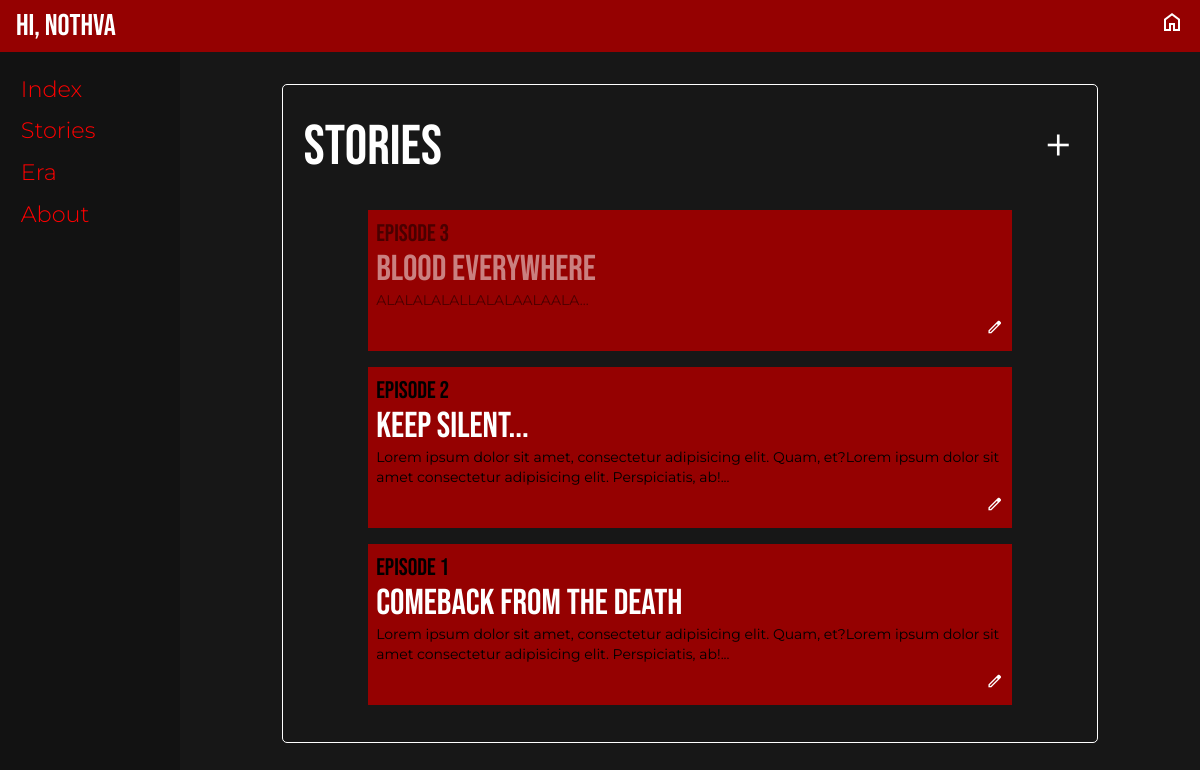
Page /admin/stories.php (signed in) on the committed database.
### tables this page shows
CREATE TABLE `stories` (
  `id` int(11) NOT NULL,
  `title` varchar(255) NOT NULL,
  `body` text NOT NULL,
  `preview` text NOT NULL,
  `episode` int(3) NOT NULL,
  `active` tinyint(1) NOT NULL,
  `created_at` timestamp NOT NULL DEFAULT current_timestamp(),
  `updated_at` timestamp NOT NULL DEFAULT current_timestamp() ON UPDATE current_timestamp()
);

### admin/pages/stories_pages.php (the view, shortened to what this page needs)
<?php
function index($conn){
    $getstories = $conn->query("SELECT * FROM stories ORDER BY episode DESC");
   ?>
    <div id="stories-header" class="flex justify-between items-center">
        <h1 class="titles">Stories</h1>
        <a href="./stories.php?create=0">
            <span class="material-symbols-outlined text-white md:text-4xl">
            </span>
        </a>
    </div>
    <div id="stories-container" class="mt-5">
        <?php
            while($stories = $getstories->fetch_object()){
            $active = ($stories->active == 1 ) ? "opacity-50" : ""
        ?>
        <div class="stories bg-myred2 p-2 my-4 md:w-10/12 mx-auto">
            <div class="stories-content <?= $active ?>">
                <h5 class="font-bebas text-lg md:text-2xl">Episode <?= $stories->episode ?></h3>
                <h3 class="font-bebas text-white text-2xl md:text-4xl"><?= $stories->title ?></h3>
                <p class="text-black text-sm"><?= $stories->preview ?>...</p>
            </div>
            <div class="stories-action mt-2 text-right">
                <a href="./stories.php?edit=<?= $stories->episode ?>">
                    <span class="material-symbols-outlined text-white text-[18px]">
                    </span>
                </a>
            </div>
        </div>
        <?php } ?>
    </div>
<?php }
    ?>

### admin/assets/scss/style.css (style rules this page uses)
.titles { color: white; font-size: 2.2rem; font-family: "Bebas Neue", cursive; }
@media (min-width: 1024px) { .titles { font-size: 3.5rem; } }

### rows in the picture
stories: episode "3", title "Blood Everywhere", preview "ALALALALALLALALAALAALA"
stories: episode "2", title "Keep Silent...", preview "Lorem ipsum dolor sit amet, consectetur adipisicing elit. Quam, et?Lorem ipsum dolor sit amet consectetur adipisicing elit. Perspiciatis, ab!"
stories: episode "1", title "Comeback From The Death", preview "Lorem ipsum dolor sit amet, consectetur adipisicing elit. Quam, et?Lorem ipsum dolor sit amet consectetur adipisicing elit. Perspiciatis, ab!"
